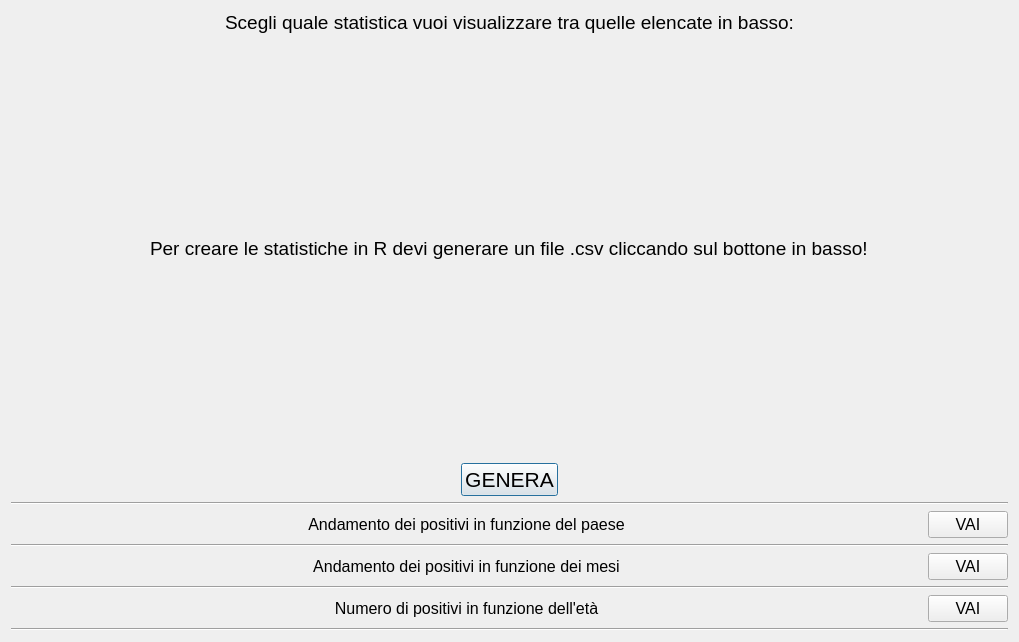
<?xml version="1.0" encoding="UTF-8"?>
<ui version="4.0">
 <class>Stats</class>
 <widget class="QDialog" name="Stats">
  <property name="geometry">
   <rect>
    <x>0</x>
    <y>0</y>
    <width>1019</width>
    <height>642</height>
   </rect>
  </property>
  <property name="windowTitle">
   <string>Dialog</string>
  </property>
  <layout class="QVBoxLayout" name="verticalLayout_2">
   <item>
    <widget class="QLabel" name="label">
     <property name="sizePolicy">
      <sizepolicy hsizetype="Minimum" vsizetype="Fixed">
       <horstretch>0</horstretch>
       <verstretch>0</verstretch>
      </sizepolicy>
     </property>
     <property name="font">
      <font>
       <pointsize>14</pointsize>
      </font>
     </property>
     <property name="layoutDirection">
      <enum>Qt::LeftToRight</enum>
     </property>
     <property name="text">
      <string>Scegli quale statistica vuoi visualizzare tra quelle elencate in basso:</string>
     </property>
     <property name="textFormat">
      <enum>Qt::AutoText</enum>
     </property>
     <property name="alignment">
      <set>Qt::AlignCenter</set>
     </property>
     <property name="margin">
      <number>14</number>
     </property>
    </widget>
   </item>
   <item>
    <layout class="QHBoxLayout" name="horizontalLayout_5">
     <property name="spacing">
      <number>7</number>
     </property>
     <property name="sizeConstraint">
      <enum>QLayout::SetDefaultConstraint</enum>
     </property>
     <property name="bottomMargin">
      <number>0</number>
     </property>
     <item>
      <widget class="QLabel" name="label_6">
       <property name="sizePolicy">
        <sizepolicy hsizetype="Fixed" vsizetype="Ignored">
         <horstretch>0</horstretch>
         <verstretch>0</verstretch>
        </sizepolicy>
       </property>
       <property name="font">
        <font>
         <pointsize>14</pointsize>
        </font>
       </property>
       <property name="text">
        <string>Per creare le statistiche in R devi generare un file .csv cliccando sul bottone in basso!</string>
       </property>
      </widget>
     </item>
    </layout>
   </item>
   <item>
    <layout class="QHBoxLayout" name="horizontalLayout">
     <item>
      <widget class="QPushButton" name="pushButton">
       <property name="sizePolicy">
        <sizepolicy hsizetype="Fixed" vsizetype="Fixed">
         <horstretch>0</horstretch>
         <verstretch>0</verstretch>
        </sizepolicy>
       </property>
       <property name="font">
        <font>
         <pointsize>16</pointsize>
        </font>
       </property>
       <property name="text">
        <string>GENERA</string>
       </property>
      </widget>
     </item>
    </layout>
   </item>
   <item>
    <widget class="Line" name="line_3">
     <property name="orientation">
      <enum>Qt::Horizontal</enum>
     </property>
    </widget>
   </item>
   <item>
    <layout class="QHBoxLayout" name="horizontalLayout_2">
     <item>
      <widget class="QLabel" name="label_5">
       <property name="sizePolicy">
        <sizepolicy hsizetype="Preferred" vsizetype="Preferred">
         <horstretch>0</horstretch>
         <verstretch>0</verstretch>
        </sizepolicy>
       </property>
       <property name="font">
        <font>
         <pointsize>12</pointsize>
        </font>
       </property>
       <property name="text">
        <string>Andamento dei positivi in funzione del paese</string>
       </property>
       <property name="alignment">
        <set>Qt::AlignCenter</set>
       </property>
      </widget>
     </item>
     <item>
      <widget class="QPushButton" name="positive_country">
       <property name="sizePolicy">
        <sizepolicy hsizetype="Fixed" vsizetype="Fixed">
         <horstretch>0</horstretch>
         <verstretch>0</verstretch>
        </sizepolicy>
       </property>
       <property name="font">
        <font>
         <pointsize>12</pointsize>
        </font>
       </property>
       <property name="text">
        <string>VAI</string>
       </property>
      </widget>
     </item>
    </layout>
   </item>
   <item>
    <widget class="Line" name="line">
     <property name="orientation">
      <enum>Qt::Horizontal</enum>
     </property>
    </widget>
   </item>
   <item>
    <layout class="QHBoxLayout" name="horizontalLayout_3">
     <item>
      <widget class="QLabel" name="label_2">
       <property name="sizePolicy">
        <sizepolicy hsizetype="Preferred" vsizetype="Maximum">
         <horstretch>0</horstretch>
         <verstretch>0</verstretch>
        </sizepolicy>
       </property>
       <property name="font">
        <font>
         <pointsize>12</pointsize>
        </font>
       </property>
       <property name="text">
        <string>Andamento dei positivi in funzione dei mesi</string>
       </property>
       <property name="alignment">
        <set>Qt::AlignCenter</set>
       </property>
      </widget>
     </item>
     <item>
      <widget class="QPushButton" name="positive_month">
       <property name="sizePolicy">
        <sizepolicy hsizetype="Fixed" vsizetype="Fixed">
         <horstretch>0</horstretch>
         <verstretch>0</verstretch>
        </sizepolicy>
       </property>
       <property name="font">
        <font>
         <pointsize>12</pointsize>
        </font>
       </property>
       <property name="text">
        <string>VAI</string>
       </property>
      </widget>
     </item>
    </layout>
   </item>
   <item>
    <widget class="Line" name="line_2">
     <property name="orientation">
      <enum>Qt::Horizontal</enum>
     </property>
    </widget>
   </item>
   <item>
    <layout class="QHBoxLayout" name="horizontalLayout_4">
     <item>
      <widget class="QLabel" name="label_4">
       <property name="sizePolicy">
        <sizepolicy hsizetype="Preferred" vsizetype="Preferred">
         <horstretch>0</horstretch>
         <verstretch>0</verstretch>
        </sizepolicy>
       </property>
       <property name="font">
        <font>
         <pointsize>12</pointsize>
        </font>
       </property>
       <property name="text">
        <string>Numero di positivi in funzione dell'età</string>
       </property>
       <property name="alignment">
        <set>Qt::AlignCenter</set>
       </property>
      </widget>
     </item>
     <item>
      <widget class="QPushButton" name="positive_age">
       <property name="sizePolicy">
        <sizepolicy hsizetype="Fixed" vsizetype="Fixed">
         <horstretch>0</horstretch>
         <verstretch>0</verstretch>
        </sizepolicy>
       </property>
       <property name="font">
        <font>
         <pointsize>12</pointsize>
        </font>
       </property>
       <property name="text">
        <string>VAI</string>
       </property>
      </widget>
     </item>
    </layout>
   </item>
   <item>
    <widget class="Line" name="line_4">
     <property name="orientation">
      <enum>Qt::Horizontal</enum>
     </property>
    </widget>
   </item>
  </layout>
 </widget>
 <resources/>
 <connections/>
</ui>
